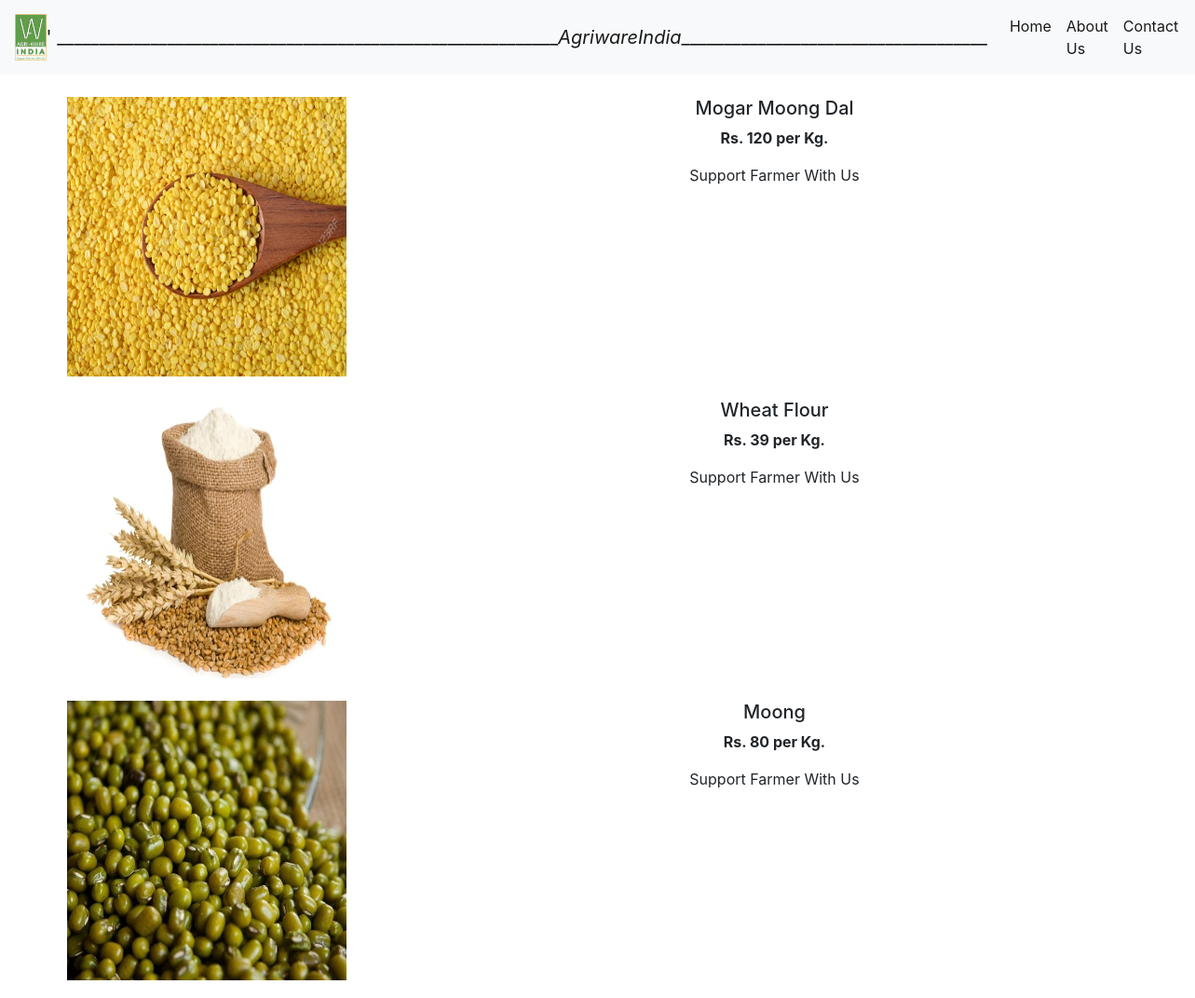
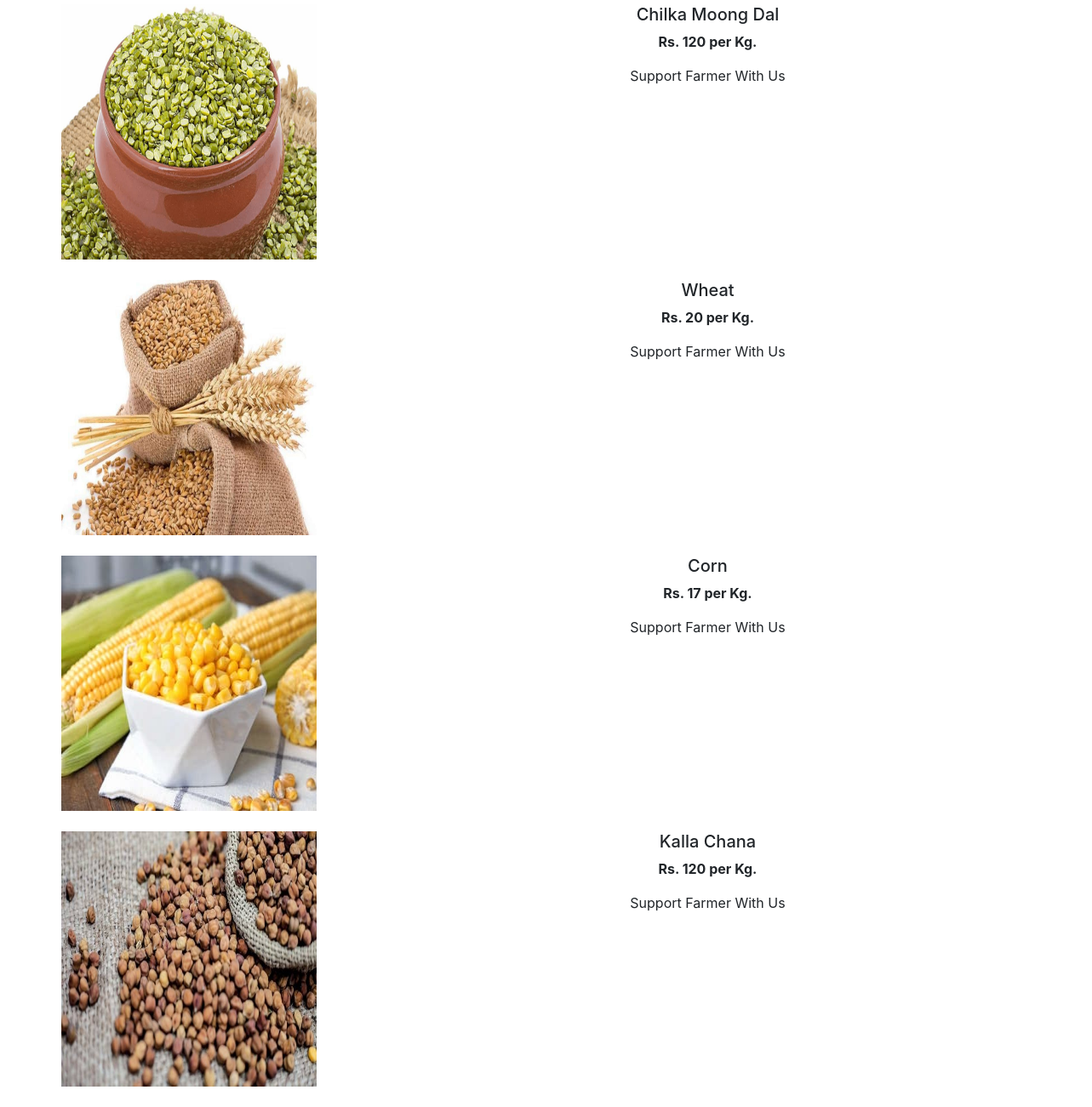
/shop/about/, run on the app's committed database (2 pictures, top to bottom).
### shop/models.py (models this page shows, shortened)
class Product(models.Model):
    product_id = models.AutoField
    product_name = models.CharField(max_length=50)
    category = models.CharField(max_length=50, default="")
    subcategory = models.CharField(max_length=50, default="")
    price = models.IntegerField(default=0)
    desc = models.CharField(max_length=300)
    pub_date = models.DateField()
    image = models.ImageField(upload_to='shop/images', default="")

### shop/views.py (the view)
# urls.py: path("about/", views.about, name="about"),
def about(request):
    allProds = []
    catprods = Product.objects.values('category', 'id')
    cats = {item['category'] for item in catprods}
    for cat in cats:
        prod = Product.objects.filter(category=cat)
        n = len(prod)
        nSlides = n // 4 + ceil((n / 4) - (n // 4))
        allProds.append([prod, range(1, nSlides), nSlides])
    params = {'allProds': allProds}
    return render(request, 'shop/about.html', params)

### shop/templates/shop/about.html (shortened to what this page needs)
{% extends 'shop/basic.html' %}
{% block body%}
 {% load static %}
 {% for product, range, nSlides in allProds %}
{% for i in product %}
<div class="container my-4">
    <div class="row">
    <div class="col-md-4">
    <div class="row">
       <img src="/media/{{i.image}}" width="300px" height="300px">
    </div>
        </div>
    <div class="col-md-8" align="center">
        <h5>{{i.product_name}}</h5>
        <p><b> Rs. {{i.price}} per Kg.</b></p>
        <p>{{i.desc}}</p>
    </div>
        </div>
</div>
{% endfor %}
{% endfor %}
{% endblock %}

### shop/templates/shop/basic.html (shortened to what this page needs)
<!doctype html>
<html lang="en">
  <head>
    <link rel="stylesheet" href="https://stackpath.bootstrapcdn.com/bootstrap/4.2.1/css/bootstrap.min.css">
  </head>
  <body >
    <nav class="navbar navbar-expand-lg navbar-light bg-light">
       <img src='/media/images/Agri_logo.jpg' height="50px" width="40px">
  <a class="navbar-brand" href="{% url 'Home' %}">'  ___________________________________________________________<i>AgriwareIndia</i>____________________________________</a>
  <div class="collapse navbar-collapse" id="navbarSupportedContent" >
    <ul class="navbar-nav mr-auto">
      <li class="nav-item active">
        <a class="nav-link" href="/shop/">Home <span class="sr-only">(current)</span></a>
      </li>
      <li class="nav-item active">
        <a class="nav-link" href="/shop/aboutUs/">About Us <span class="sr-only">(current)</span></a>
      </li>
      <li class="nav-item active">
        <a class="nav-link" href="/shop/contact/">Contact Us <span class="sr-only">(current)</span></a>
      </li>
    </ul>
  </div>
</nav>
{% block body %} {% endblock%}
  </body>
</html>

### data on the page
Product: image (picture), product_name "Mogar Moong Dal", price "120", desc "Support Farmer With Us"
Product: image (picture), product_name "Wheat Flour", price "39", desc "Support Farmer With Us"
Product: image (picture), product_name "Moong", price "80", desc "Support Farmer With Us"
Product: image (picture), product_name "Chilka Moong Dal", price "120", desc "Support Farmer With Us"
Product: image (picture), product_name "Wheat", price "20", desc "Support Farmer With Us"
Product: image (picture), product_name "Corn", price "17", desc "Support Farmer With Us"
Product: image (picture), product_name "Kalla Chana", price "120", desc "Support Farmer With Us"
